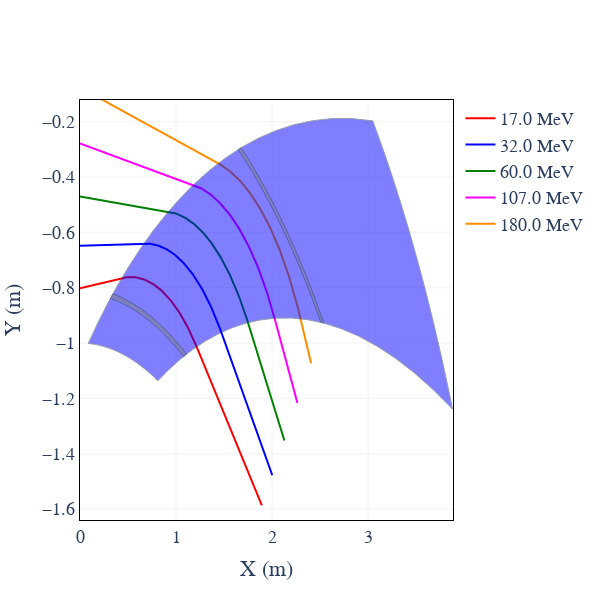

The code cell stored with this chart in its notebook:
### Code cell
artist = zgoubidoo.vis.ZgoubidooPlotlyArtist(layout=layout)

artist.fig["layout"]["xaxis"]["title"] = "X (m)"
artist.fig["layout"]["yaxis"]["title"] = "Y (m)"


for i, results in enumerate(results_tracking):
    ekin = np.round(zgoubidoo.Kinematics(kin_nom.brho * results[0]).ekin.m_as("MeV"), 2)
    artist.scatter(
        x=results[1].tracks_global["XG"],
        y=results[1].tracks_global["YG"],
        line={"width": 2, "color": colors[i]},
        mode="lines",
        name=f"{np.round(ekin,2)} MeV",
    )

artist.plot_beamline(beamline=zi, with_frames=False, with_apertures=True, with_map=False)
artist.render()
